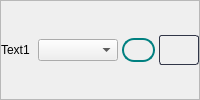
             <widget class="QFrame" name="text1_5">
              <property name="maximumSize">
               <size>
                <width>16777215</width>
                <height>16777215</height>
               </size>
              </property>
              <property name="frameShape">
               <enum>QFrame::StyledPanel</enum>
              </property>
              <property name="frameShadow">
               <enum>QFrame::Raised</enum>
              </property>
              <layout class="QHBoxLayout" name="horizontalLayout_25">
               <property name="spacing">
                <number>4</number>
               </property>
               <property name="leftMargin">
                <number>0</number>
               </property>
               <property name="topMargin">
                <number>0</number>
               </property>
               <property name="rightMargin">
                <number>0</number>
               </property>
               <property name="bottomMargin">
                <number>0</number>
               </property>
               <item>
                <widget class="QLabel" name="text1_6">
                 <property name="minimumSize">
                  <size>
                   <width>0</width>
                   <height>0</height>
                  </size>
                 </property>
                 <property name="maximumSize">
                  <size>
                   <width>70</width>
                   <height>16777215</height>
                  </size>
                 </property>
                 <property name="text">
                  <string>Text1</string>
                 </property>
                </widget>
               </item>
               <item>
                <widget class="QComboBox" name="changeSelectedColor_19">
                 <property name="minimumSize">
                  <size>
                   <width>80</width>
                   <height>0</height>
                  </size>
                 </property>
                 <property name="maximumSize">
                  <size>
                   <width>80</width>
                   <height>16777215</height>
                  </size>
                 </property>
                </widget>
               </item>
               <item>
                <widget class="QLabel" name="selectedColor_19">
                 <property name="minimumSize">
                  <size>
                   <width>0</width>
                   <height>24</height>
                  </size>
                 </property>
                 <property name="maximumSize">
                  <size>
                   <width>50</width>
                   <height>24</height>
                  </size>
                 </property>
                 <property name="styleSheet">
                  <string notr="true">QLabel{
	border: 2px solid teal;
	border-radius: 12px;
}</string>
                 </property>
                 <property name="text">
                  <string/>
                 </property>
                </widget>
               </item>
               <item>
                <widget class="QPushButton" name="colorPicker_19">
                 <property name="minimumSize">
                  <size>
                   <width>40</width>
                   <height>30</height>
                  </size>
                 </property>
                 <property name="maximumSize">
                  <size>
                   <width>40</width>
                   <height>30</height>
                  </size>
                 </property>
                 <property name="cursor">
                  <cursorShape>PointingHandCursor</cursorShape>
                 </property>
                 <property name="styleSheet">
                  <string notr="true">QPushButton { 
	   border: 1px  solid  rgb(49, 54, 72);
	border-radius: 3px;
 background: qlineargradient(x1: 0, y1: 0, x2: 0, y2: 1,
                                stop: 0 #13161f, stop: 0.4 #161924,
                                stop: 0.5 #171c26, stop: 1.0 #1b202c);
}

QPushButton:hover{
	background:rgb(62, 62, 62);
	border-radius: 3px;
}</string>
                 </property>
                 <property name="text">
                  <string/>
                 </property>
                
                </widget>
               </item>
              </layout>
             </widget>
